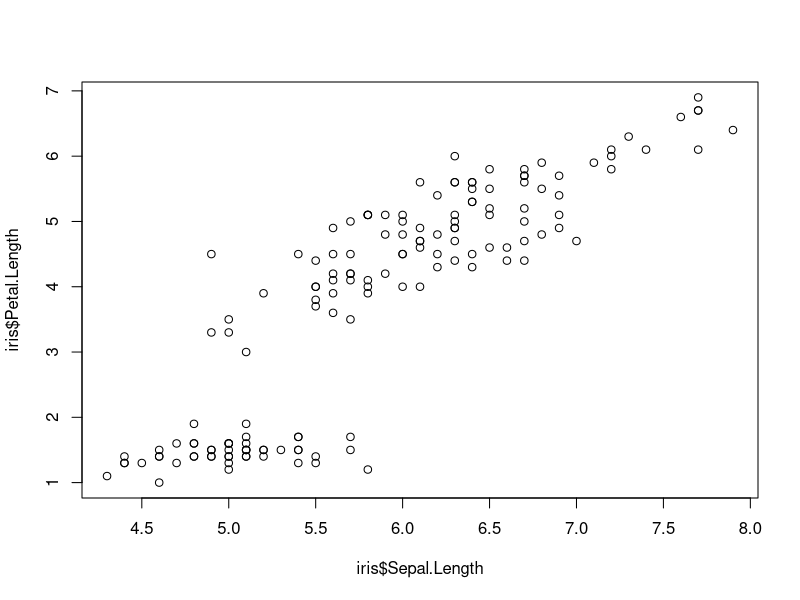
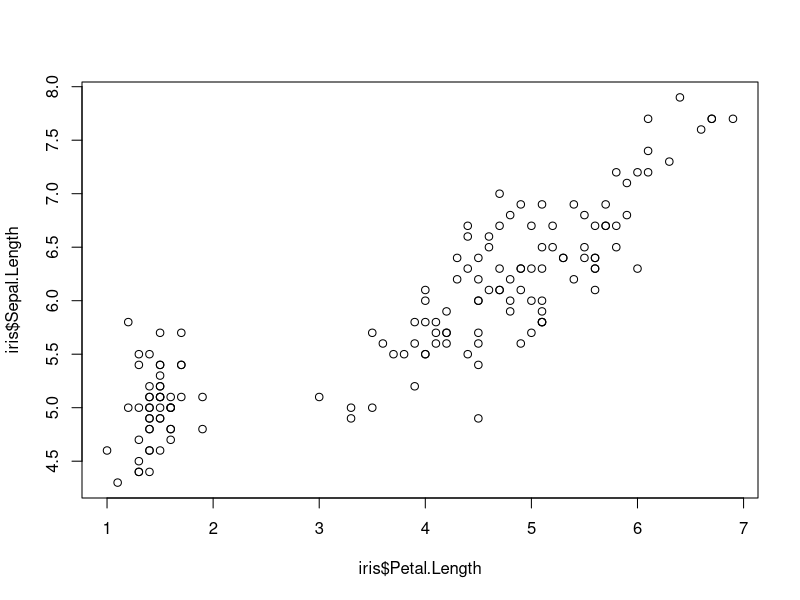

Generate these figures, in order, with R:
## ---- chunk 1
(9 + 3 - 5) * 5 / 2 + sqrt(9) ^ 2
## ---- chunk 2
c(0, 1, 2, 3, 4, 5) * 2 + 3
## ---- chunk 3
c("a", "b", "c")
c("Pierre", "Marie", "Jean")
## ---- chunk 4
data.frame(x = c(0, 1, 2, 3), 
           y = c(3, 5, 7, 9), 
           z = c("a", "b", "c", "d"))
## ---- chunk 5
a <- 9
a
## ---- chunk 6
Prenom <- "Pierre"
Prenom
## ---- chunk 7
Taille <- c(178, 191, 178, 182, 167, 151)
Taille
Poids <- c(60, 89, 92, 67, 80, 70)
Poids
Sexe <- c("M", "M", "F", "F", "M", "F")
Sexe
## ---- chunk 8
df <- data.frame(Taille, Poids, Sexe)
df
## ---- chunk 9
df$Taille
## ---- chunk 10
a <- 7
b <- 3
c <- 2
(a + b) / c
## ---- chunk 11
vec1 <- c(0, 2, 4, 6, 8)
vec2 <- c(1, 4, 5, 9, 0)
vec1 * 10
vec1 * vec2
## ---- chunk 12
df$IMC <- df$Poids / (df$Taille/100) ^ 2
df
## ---- chunk 13
rm(vec1)
## ---- chunk 14
plot(x = iris$Sepal.Length, y = iris$Petal.Length)
## ---- chunk 15
plot(iris$Petal.Length, iris$Sepal.Length)
## ---- chunk 16
library(tidyverse)
## ---- chunk 17
### Titre de section 1 ----------------------------------------------------------------
# Sous-titre 1
  # Commentaire 1
